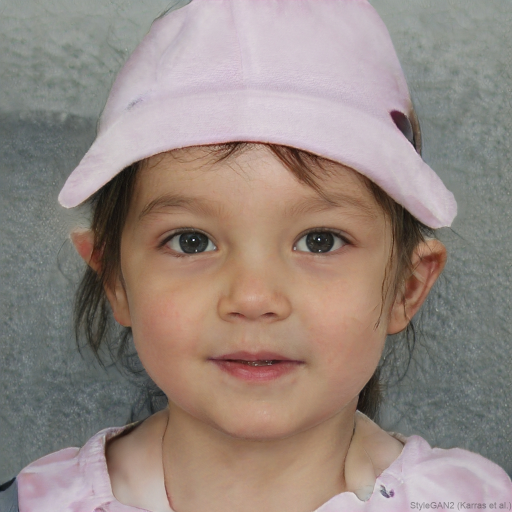
#> input picture download.jpg, 1024 x 1024 px (shown at 1/2 size); its folder holds only this picture in this run
$ python -i glassengine_trainer.py   (imports and definitions only)   (older library calls are emulated)
#> lines starting #> are read from the running program, lines starting #| are printed output that depends on the picture
import os
import cv2
import glob
import numpy as np
import pandas as pd
from sklearn.ensemble import RandomForestClassifier
from sklearn.model_selection import train_test_split
from sklearn.metrics import classification_report, accuracy_score, confusion_matrix
import joblib

# ---------------------------------------------------------
# 1. Feature Extraction Algorithms (The 4 Pillars)
# ---------------------------------------------------------

def extract_phase(channel):
    f_transform = np.fft.fft2(channel)
    f_shift = np.fft.fftshift(f_transform)
    return np.angle(f_shift)

def extract_features(img_path):
#> called with img_path = 'download.jpg'
    img = cv2.imread(img_path)
#> img is the input picture: shape (1024, 1024, 3); mean B, G, R 129, 136, 150.1
    if img is None: return None
    img = cv2.resize(img, (256, 256)) # Faster processing for large datasets
#> img: shape (256, 256, 3)

    # Pillar 1 & 2 Setup
    b, g, r = cv2.split(img)
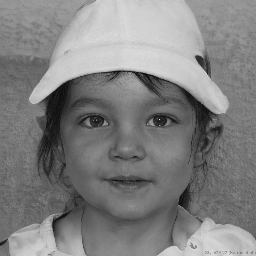
#> b: shape (256, 256); min 10, max 229, mean 129.1
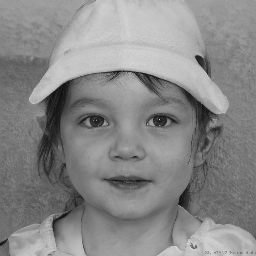
#> g: shape (256, 256); min 14, max 221, mean 136.1
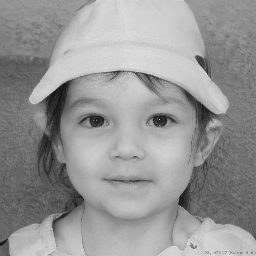
#> r: shape (256, 256); min 14, max 224, mean 150.3
    img_gray = cv2.cvtColor(img, cv2.COLOR_BGR2GRAY)

    # 1. PMR (Phase Peak-to-Median Ratio)
    phase_b, phase_g, phase_r = extract_phase(b), extract_phase(g), extract_phase(r)
#> in extract_phase (call 3), `return np.angle(f_shift)`:
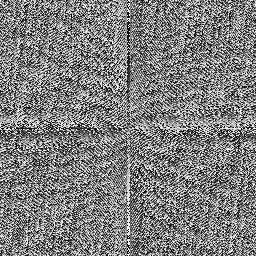
#> returned value: shape (256, 256) float64; min -3.14, max 3.14, mean 0.000144; drawn with min black and max white
    diff_rg = np.arctan2(np.sin(phase_r - phase_g), np.cos(phase_r - phase_g))
    diff_rb = np.arctan2(np.sin(phase_r - phase_b), np.cos(phase_r - phase_b))
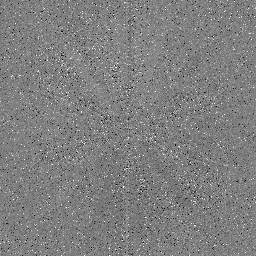
#> diff_rb: shape (256, 256) float64; min -3.13, max 3.13, mean -1.68e-17; drawn with min black and max white
    diff_gb = np.arctan2(np.sin(phase_g - phase_b), np.cos(phase_g - phase_b))
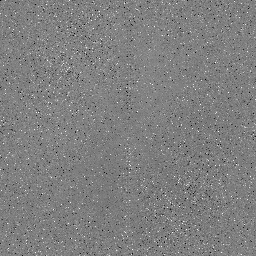
#> diff_gb: shape (256, 256) float64; min -3.14, max 3.14, mean -4.79e-05; drawn with min black and max white

    bins = 100
    hist_rg, _ = np.histogram(diff_rg.ravel(), bins=bins, range=(-np.pi, np.pi))
#> hist_rg = 100 values, max 6194 at index 49, min 15 at index 9, mean 655.4
    hist_rb, _ = np.histogram(diff_rb.ravel(), bins=bins, range=(-np.pi, np.pi))
#> hist_rb = 100 values, max 5464 at index 49, min 24 at index 0, mean 655.4
    hist_gb, _ = np.histogram(diff_gb.ravel(), bins=bins, range=(-np.pi, np.pi))
#> hist_gb = 100 values, max 6963 at index 49, min 10 at index 4, mean 655.4
    hist_combined = hist_rg + hist_rb + hist_gb
#> hist_combined = 100 values, max 18621 at index 49, min 54 at index 1, mean 1966.1

    center_idx = bins // 2
    peak_value = np.sum(hist_combined[center_idx-3:center_idx+4])
#> peak_value = 108154
    background_mask = np.ones(bins, dtype=bool)
    background_mask[center_idx-3:center_idx+4] = False
    median_background = np.median(hist_combined[background_mask])
#> median_background = 177
    pmr = peak_value / (median_background + 1e-5)
#> pmr = 611

    # 2. Global Entropy
    hist = cv2.calcHist([img_gray], [0], None, [256], [0, 256])
#> hist = 256 values, max 818 at index 149, min 0 at index 0, mean 256
    hist = hist.ravel() / hist.sum()
#> hist = 256 values, max 0.0125 at index 149, min 0 at index 0, mean 0.00391
    logs = np.nan_to_num(np.log2(hist + 1e-7))
#> logs = 256 values, max -6.32 at index 149, min -23.25 at index 0, mean -11.49
    global_entropy = -np.sum(hist * logs)
#> global_entropy = 7.16

    # 3. High-Frequency Noise Residual (PRNU proxy variance)
    laplacian = cv2.Laplacian(img_gray, cv2.CV_64F)
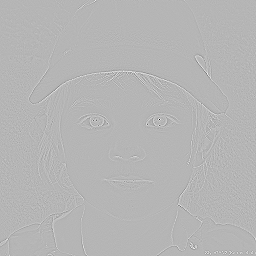
#> laplacian: shape (256, 256) float64; min -767, max 310, mean 0; drawn with min black and max white
    noise_variance = np.var(laplacian)
#> noise_variance = 492.8

    # 4. Error Level Analysis (ELA) Mean
    encode_param = [int(cv2.IMWRITE_JPEG_QUALITY), 95]
    _, encimg = cv2.imencode('.jpg', img, encode_param)
    decimg = cv2.imdecode(encimg, 1)
    ela_diff = cv2.absdiff(img, decimg)
    ela_score = np.mean(ela_diff)
#> ela_score = 1.72

    return {
        'pmr': float(pmr),
        'entropy': float(global_entropy),
        'noise_variance': float(noise_variance),
        'ela_score': float(ela_score)
    }

# ---------------------------------------------------------
# 2. Dataset Processing Pipeline
# ---------------------------------------------------------

# [60 lines left out: functions process_dataset_to_csv, train_model, not called in this run]

# [15 lines not run here, left out]

>>> result = extract_features('download.jpg')
#> result = {'pmr': 611, 'entropy': 7.16, 'noise_variance': 492.8, 'ela_score': 1.72}
